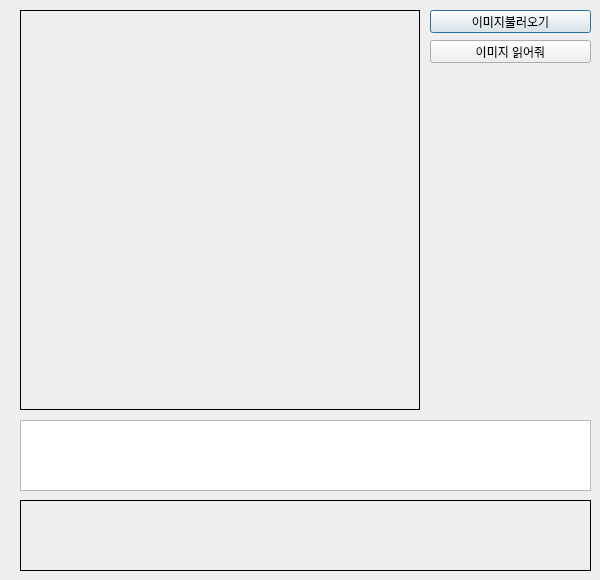
<?xml version="1.0" encoding="UTF-8"?>
<ui version="4.0">
 <class>Dialog</class>
 <widget class="QDialog" name="Dialog">
  <property name="geometry">
   <rect>
    <x>0</x>
    <y>0</y>
    <width>600</width>
    <height>580</height>
   </rect>
  </property>
  <property name="windowTitle">
   <string>Dialog</string>
  </property>
  <widget class="QStackedWidget" name="DrawingFrame">
   <property name="geometry">
    <rect>
     <x>20</x>
     <y>10</y>
     <width>400</width>
     <height>400</height>
    </rect>
   </property>
   <property name="frameShape">
    <enum>QFrame::Box</enum>
   </property>
   <property name="frameShadow">
    <enum>QFrame::Plain</enum>
   </property>
   <property name="currentIndex">
    <number>1</number>
   </property>
   <widget class="QWidget" name="page"/>
   <widget class="QWidget" name="page_2"/>
  </widget>
  <widget class="QTextEdit" name="textEdit">
   <property name="geometry">
    <rect>
     <x>20</x>
     <y>420</y>
     <width>571</width>
     <height>71</height>
    </rect>
   </property>
  </widget>
  <widget class="QPushButton" name="pushButton5">
   <property name="geometry">
    <rect>
     <x>430</x>
     <y>10</y>
     <width>161</width>
     <height>23</height>
    </rect>
   </property>
   <property name="text">
    <string>이미지불러오기</string>
   </property>
  </widget>
  <widget class="QLabel" name="Label2">
   <property name="geometry">
    <rect>
     <x>20</x>
     <y>500</y>
     <width>571</width>
     <height>71</height>
    </rect>
   </property>
   <property name="frameShape">
    <enum>QFrame::Box</enum>
   </property>
   <property name="text">
    <string/>
   </property>
  </widget>
  <widget class="QPushButton" name="pushButton6">
   <property name="geometry">
    <rect>
     <x>430</x>
     <y>40</y>
     <width>161</width>
     <height>23</height>
    </rect>
   </property>
   <property name="text">
    <string>이미지 읽어줘</string>
   </property>
  </widget>
 </widget>
 <resources/>
 <connections/>
</ui>
